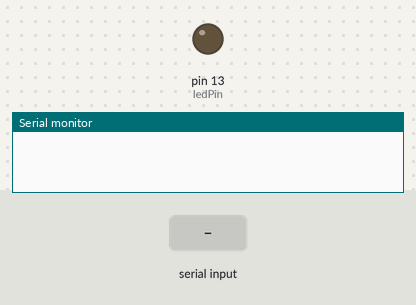
The sketch below on a simulated Arduino Uno, built with avr-gcc and run on an emulated ATmega328P. Parts: output pins drawn as LEDs (lit = HIGH), the last lines printed to the serial monitor. Inputs (shaded band) come from the test bench.

Above: at 1.2 s.
1.3 s: byte 65 ('A') received over Serial
At 2.3 s:
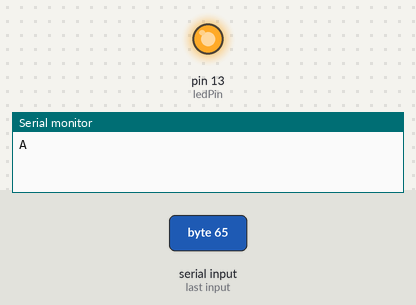
Timing chart, 0 to 4.3 s (numbered marks = the images above; inputs shaded):
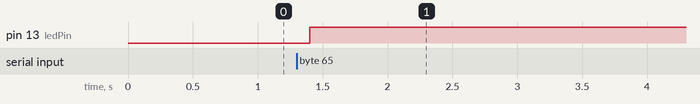

The sketch:

Host.ino
```cpp
/*
   EXcode 15-1
*/
int ledPin = 13;
int NCount;
void setup()
{
  pinMode(ledPin, OUTPUT);
  digitalWrite(ledPin, LOW);
  Serial.begin(9600);
  NCount = 0;
}

void loop()
{
  if(Serial.available() > 0)
  {
    char D1;
    while('N' == ( D1 = Serial.read() ) )  //確認起始字元
    {
      if(NCount++ > 10)
      {
        NCount = 0;
       Serial.flush();
      }
      digitalWrite(ledPin, LOW);
    }
    if('A' == D1)  //確認起始字元
    {
      digitalWrite(ledPin, HIGH);
      Serial.write('A');
      Serial.flush();
    }
  }
  delay(100);
}
```

Measured:
- after the input at 1.3 s, pin 13 (ledPin): LOW → HIGH after 0.10 s
